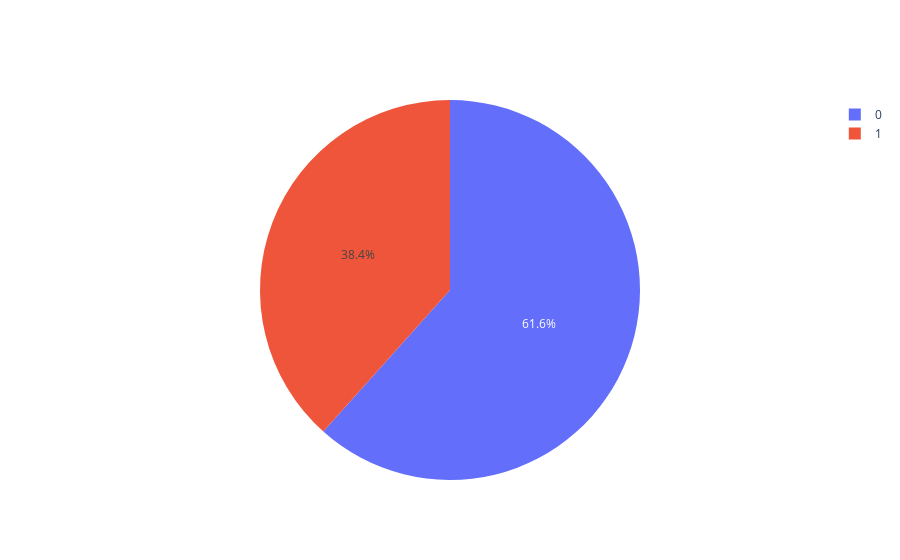

Notebook code cell kept with this figure:
### Code cell
lab=final_data['Survived'].value_counts().keys().tolist()
val=final_data['Survived'].value_counts().values.tolist()
trace=go.Pie(labels=lab,values=val)
fig=go.Figure(data=[trace])
iplot(fig)

### Figure 1 — Plotly figure (JSON) as saved in the notebook; plotly's stock layout.template omitted (floating-point values rounded to 4 significant figures)
{"data": [{"labels": [0, 1], "type": "pie", "values": [549, 342]}], "layout": {}}
